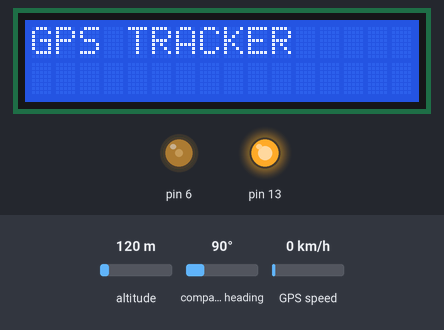
Simulated run of this sketch. Board: Arduino Uno, built with avr-gcc and run on an emulated ATmega328P. Shown: 16×2 character LCD, output pins drawn as LEDs (lit = HIGH). Inputs (shaded band) come from the test bench; at power-on: altitude 120 m, compass heading 90°, GPS speed 0 km/h. The GPS gets a fix after 3 s at 37.7749, -122.4194 with 8 satellites; what the sketch prints to the serial monitor is not drawn.

Above: at 0.1 s.
At 4.2 s:
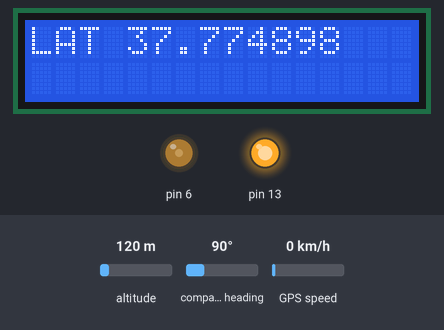
At 4.7 s:
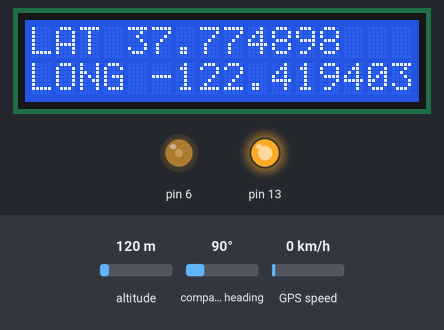

Measured:
- by itself, everything shown: repeats every 1.6 s, in 3 steps
- what the display in image 1 shows lasts 0.5 s, from 4.1 s to 4.6 s
- what the display in image 2 shows lasts 1.0 s, from 4.6 s to 5.6 s

The sketch:

check.ino
```cpp
#include <LiquidCrystal.h>
#include <SoftwareSerial.h>
#include <TinyGPS++.h>
int Contrast = 75;
int buzzerPin = 7;
LiquidCrystal lcd(12, 11, 5, 4, 3, 2);
float lattitude,longitude; // create variable for latitude and longitude object
SoftwareSerial gpsSerial(8,9);//tx, rx
TinyGPSPlus gps;// create gps object
void setup(){
//pinMode(buzzerPin, OUTPUT);
pinMode(13, OUTPUT);
//pinmode13= motor
digitalWrite(13, HIGH);
Serial.begin(9600); // connect serial
analogWrite(6, Contrast);
lcd.begin(16, 2);
gpsSerial.begin(9600); // connect gps sensor
lcd.print("GPS TRACKER");
delay(4000);
lcd.clear();
}
void loop(){


  while(1)
  {
   while (gpsSerial.available() > 0)
   { gps.encode(gpsSerial.read()); }

      if (gps.location.isUpdated())
      {
       Serial.print("LAT=");  Serial.println(gps.location.lat(), 6);
       Serial.print("LONG="); Serial.println(gps.location.lng(), 6);
       lattitude=gps.location.lat();
       longitude=gps.location.lng();
      break;
      }
}
//serial.print on the serial monitor
 Serial.print("LATTITUDE="); Serial.println(lattitude,6);
 Serial.print("LONGITUDE="); Serial.println(longitude,6);
 lcd.setCursor(0, 0);
 lcd.print("LAT ");
 lcd.print(lattitude,6);
 delay(500);
 lcd.setCursor(0, 1);
 lcd.print("LONG ");
 lcd.print(longitude,6);
 delay(1000);
 lcd.clear();
 float pointlat,pointlong;

 pointlat= 13.030312;
 pointlong=80.221220;
 lattitude=gps.location.lat();
 longitude=gps.location.lng();
//if(lattitude<=13.03 && longitunmwde<=80.22)
if (abs(lattitude - pointlat) <1 && abs(longitude - pointlong)<1)
{
  lcd.clear();
  lcd.setCursor(0, 0);
  lcd.print("Border Reached");
  tone(buzzerPin, 1000);
  digitalWrite(buzzerPin, HIGH);
  digitalWrite(13, LOW);
  delay(60000);
}
}
```
